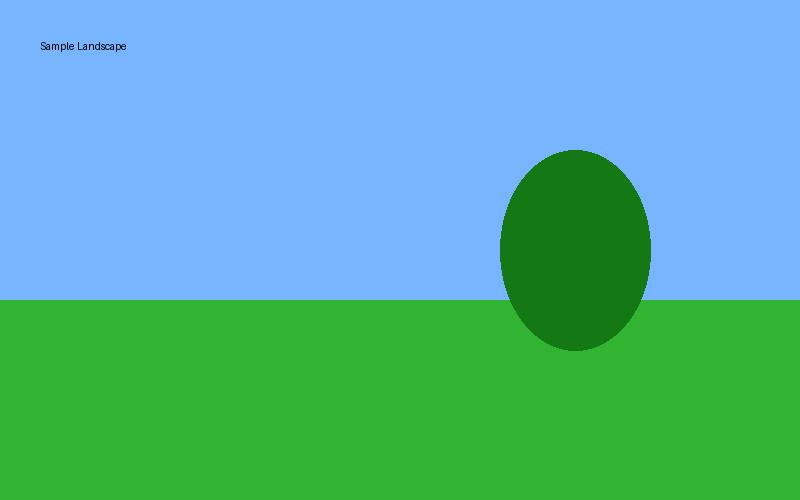
#> input picture sample.jpg, 800 x 500 px
$ python '16. Sobel Filter.py'   (older library calls are emulated)
#> lines starting #> are read from the running program, lines starting #| are printed output that depends on the picture; after the words box and inside, x2 and y2 are one past the last pixel; in counts of white or black regions, pixels touching at a corner belong together
import cv2

image = cv2.imread("sample.jpg",0)
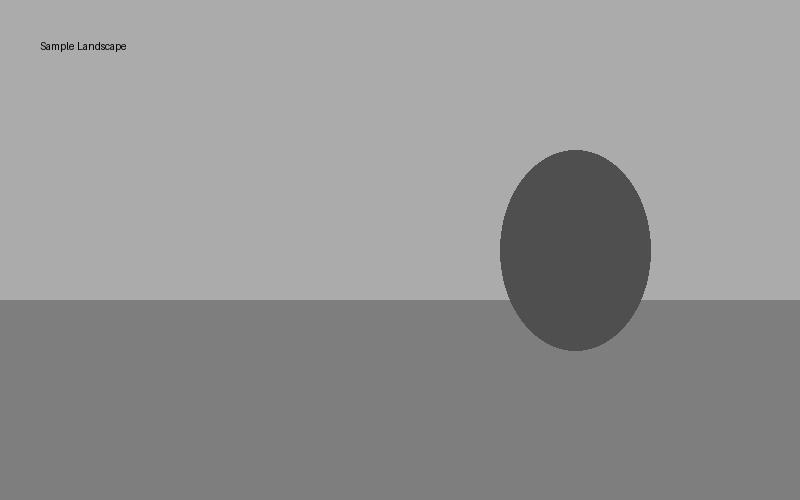
#> image: shape (500, 800); min 0, max 203, mean 148

sobelx = cv2.Sobel(image, cv2.CV_64F,1,0,ksize=3)
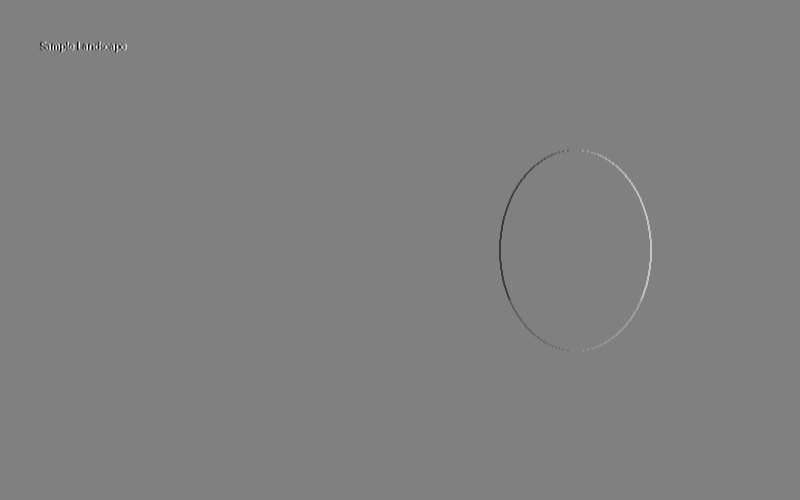
#> sobelx: shape (500, 800) float64; min -697, max 684, mean 0; drawn with min black and max white

sobely = cv2.Sobel(image, cv2.CV_64F,0,1,ksize=3)

cv2.imshow("Sobel X", sobelx)
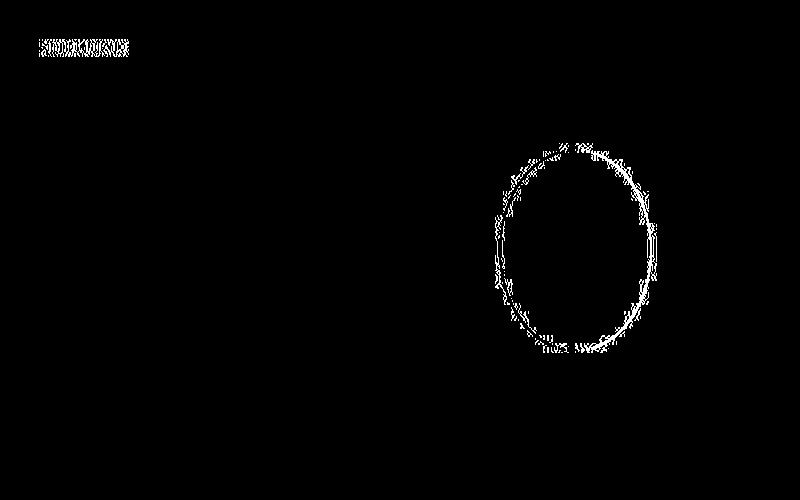
#> window 'Sobel X': shape (500, 800); 0.93% white in thin lines or dots, all inside (x1, y1, x2, y2) = (39, 39, 657, 353)
cv2.imshow("Sobel Y", sobely)
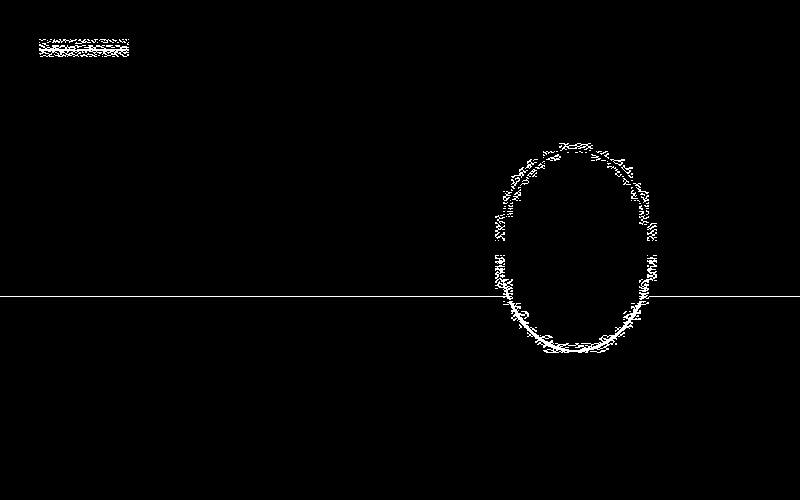
#> window 'Sobel Y': shape (500, 800); 1.1% white in thin lines or dots, all inside (x1, y1, x2, y2) = (0, 39, 800, 353)

cv2.waitKey(0)
cv2.destroyAllWindows()
